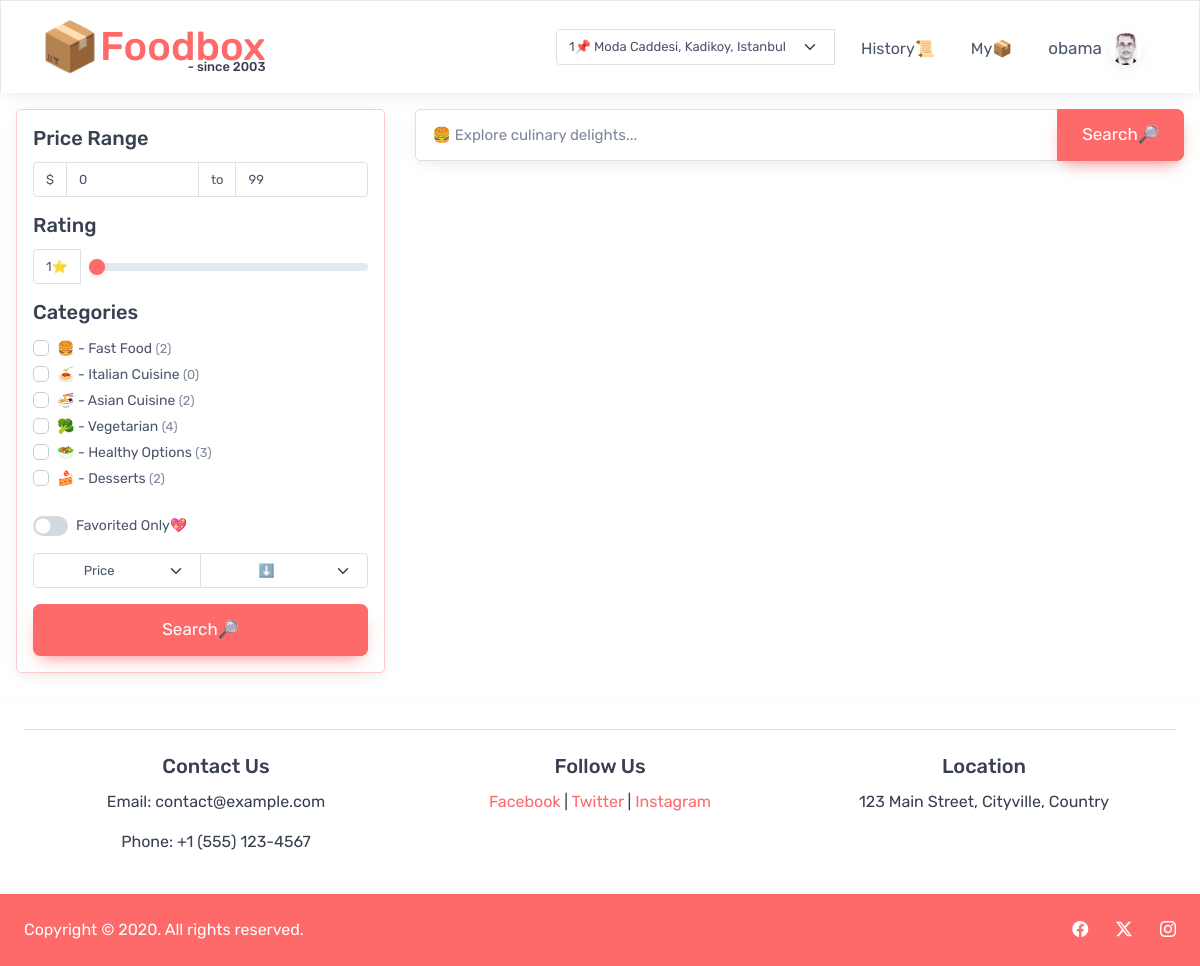
/ (signed in), run on the app's committed database.
### tables this page shows
CREATE TABLE `categories` (
  `id` int NOT NULL,
  `name` varchar(30) NOT NULL,
  `emoji` varchar(30) NOT NULL,
  `active` tinyint(1) NOT NULL DEFAULT '1'
);

### modules/filters.php (the view, shortened to what this page needs)
<div class="p-3 border border-primary rounded shadow">
    <form id="filter-form">
        <div class="">
            <h5>Price Range</h5>
            <div class="input-group input-group-sm mb-3 flex-nowrap">
                <span class="input-group-text">$</span>
                <input type="text" class="form-control" id="price-min" name="price-min" placeholder="Min" value="0">
                <span class="input-group-text">to</span>
                <input type="text" class="form-control" id="price-max" name="price-max" placeholder="Max" value="99">
            </div>
        </div>
        <h5>Rating</h5>
        <div class="input-group input-group-sm mb-3 flex-nowrap align-items-center ">
            <span id="score-label" class="input-group-text">1⭐</span>
            <input type="range" class="ms-2 form-range" min="1" max="5" value="1" id="score" name="score-min">
        </div>
        <h5 id="categories-title">Categories</h5>
        <div class="rounded mb-3" style="height:10rem; overflow-x:hidden; overflow-y:auto">
            <?php
            $sql = "SELECT * FROM categories";
            $result = mysqli_query($conn, $sql);
            $categories = mysqli_fetch_all($result, MYSQLI_ASSOC);
            ?>
            <?php foreach ($categories as $category):
                $sql = "SELECT * FROM foodcategories WHERE categoryid={$category['id']}";
                $result = mysqli_query($conn, $sql);
                $categoryContentCount = mysqli_num_rows($result);
                ?>
                <div class="form-check">
                    <input class="form-check-input category-checkbox" type="checkbox" name="categories[]"
                        value="<?= $category['id'] ?>">
                    <label class="form-check-label">
                        <?= $category['emoji'] ?> -
                        <?= $category['name'] ?>
                        <span class="fs-7 text-muted">
                            <?= "(" . $categoryContentCount . ")" ?>
                        </span>
                    </label>
                </div>
            <?php endforeach; ?>
        </div>
        <div class="form-check form-switch mb-3 flex-nowrap">
            <input class="form-check-input" type="checkbox" value="1" id="favorites" name="favorites-only">
            <label class="form-check-label" for="favorites">
                Favorited Only💖
            </label>
        </div>
        <div class="input-group mb-3 flex-nowrap">
            <select class="form-select form-select-sm text-center" name="sort-type">
                <option selected value="price">Price</option>
            </select>
            <select class="form-select form-select-sm text-center" name="sort-dir">
                <option selected value="ASC">⬇️</option>
            </select>
        </div>
        <button type="submit" class="btn btn-lg btn-primary btn-shadow w-100">Search🔎</button>
    </form>
</div>

### index.css (style rules this page uses)
html { scroll-behavior: smooth; }
.fs-7 { font-size: 0.8rem; }
* { transition-property: transform; transition-duration: 0.3s; transition-timing-function: ease-in-out; }

### data on the page
categories: emoji "🍔", name "Fast Food", categoryContentCount "2"
categories: emoji "🍝", name "Italian Cuisine", categoryContentCount "0"
categories: emoji "🍜", name "Asian Cuisine", categoryContentCount "2"
categories: emoji "🥦", name "Vegetarian", categoryContentCount "4"
categories: emoji "🥗", name "Healthy Options", categoryContentCount "3"
categories: emoji "🍰", name "Desserts", categoryContentCount "2"

### other printed values
$_SESSION['user']['username'] "obama"
form field value "1📌 Moda Caddesi, Kadikoy, Istanbul"
